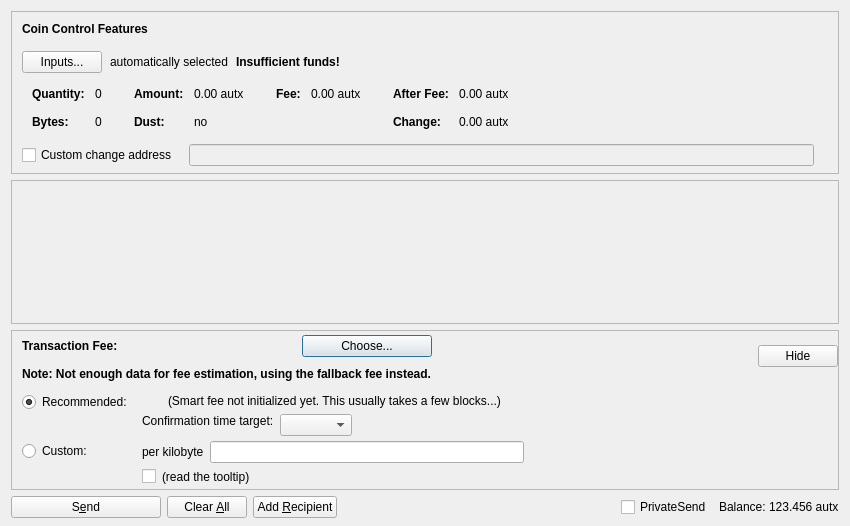
<?xml version="1.0" encoding="UTF-8"?>
<ui version="4.0">
 <class>SendCoinsDialog</class>
 <widget class="QDialog" name="SendCoinsDialog">
  <property name="geometry">
   <rect>
    <x>0</x>
    <y>0</y>
    <width>850</width>
    <height>526</height>
   </rect>
  </property>
  <property name="windowTitle">
   <string>Send Coins</string>
  </property>
  <layout class="QVBoxLayout" name="verticalLayout" stretch="0,1,0,0">
   <property name="bottomMargin">
    <number>8</number>
   </property>
   <item>
    <widget class="QFrame" name="frameCoinControl">
     <property name="sizePolicy">
      <sizepolicy hsizetype="Expanding" vsizetype="Expanding">
       <horstretch>0</horstretch>
       <verstretch>0</verstretch>
      </sizepolicy>
     </property>
     <property name="maximumSize">
      <size>
       <width>16777215</width>
       <height>16777215</height>
      </size>
     </property>
     <property name="frameShape">
      <enum>QFrame::StyledPanel</enum>
     </property>
     <property name="frameShadow">
      <enum>QFrame::Sunken</enum>
     </property>
     <layout class="QVBoxLayout" name="verticalLayoutCoinControl2">
      <property name="spacing">
       <number>0</number>
      </property>
      <property name="leftMargin">
       <number>0</number>
      </property>
      <property name="topMargin">
       <number>0</number>
      </property>
      <property name="rightMargin">
       <number>0</number>
      </property>
      <property name="bottomMargin">
       <number>6</number>
      </property>
      <item>
       <layout class="QVBoxLayout" name="verticalLayoutCoinControl" stretch="0,0,0,0,1">
        <property name="spacing">
         <number>0</number>
        </property>
        <property name="leftMargin">
         <number>10</number>
        </property>
        <property name="topMargin">
         <number>10</number>
        </property>
        <item>
         <layout class="QHBoxLayout" name="horizontalLayoutCoinControl1">
          <property name="bottomMargin">
           <number>15</number>
          </property>
          <item>
           <widget class="QLabel" name="labelCoinControlFeatures">
            <property name="sizePolicy">
             <sizepolicy hsizetype="Preferred" vsizetype="Maximum">
              <horstretch>0</horstretch>
              <verstretch>0</verstretch>
             </sizepolicy>
            </property>
            <property name="font">
             <font>
              <weight>75</weight>
              <bold>true</bold>
             </font>
            </property>
            <property name="styleSheet">
             <string notr="true">font-weight:bold;</string>
            </property>
            <property name="text">
             <string>Coin Control Features</string>
            </property>
           </widget>
          </item>
         </layout>
        </item>
        <item>
         <layout class="QHBoxLayout" name="horizontalLayoutCoinControl2" stretch="0,0,0,0">
          <property name="spacing">
           <number>8</number>
          </property>
          <property name="bottomMargin">
           <number>10</number>
          </property>
          <item>
           <widget class="QPushButton" name="pushButtonCoinControl">
            <property name="styleSheet">
             <string notr="true"/>
            </property>
            <property name="text">
             <string>Inputs...</string>
            </property>
            <property name="autoDefault">
             <bool>false</bool>
            </property>
           </widget>
          </item>
          <item>
           <widget class="QLabel" name="labelCoinControlAutomaticallySelected">
            <property name="text">
             <string>automatically selected</string>
            </property>
            <property name="margin">
             <number>5</number>
            </property>
           </widget>
          </item>
          <item>
           <widget class="QLabel" name="labelCoinControlInsuffFunds">
            <property name="font">
             <font>
              <weight>75</weight>
              <bold>true</bold>
             </font>
            </property>
            <property name="styleSheet">
             <string notr="true">font-weight:bold;</string>
            </property>
            <property name="text">
             <string>Insufficient funds!</string>
            </property>
            <property name="margin">
             <number>5</number>
            </property>
           </widget>
          </item>
          <item>
           <spacer name="horizontalSpacerCoinControl">
            <property name="orientation">
             <enum>Qt::Horizontal</enum>
            </property>
            <property name="sizeHint" stdset="0">
             <size>
              <width>40</width>
              <height>1</height>
             </size>
            </property>
           </spacer>
          </item>
         </layout>
        </item>
        <item>
         <widget class="QWidget" name="widgetCoinControl" native="true">
          <property name="sizePolicy">
           <sizepolicy hsizetype="Preferred" vsizetype="Preferred">
            <horstretch>0</horstretch>
            <verstretch>0</verstretch>
           </sizepolicy>
          </property>
          <property name="minimumSize">
           <size>
            <width>0</width>
            <height>0</height>
           </size>
          </property>
          <property name="styleSheet">
           <string notr="true"/>
          </property>
          <layout class="QHBoxLayout" name="horizontalLayoutCoinControl5">
           <property name="leftMargin">
            <number>0</number>
           </property>
           <property name="topMargin">
            <number>0</number>
           </property>
           <property name="rightMargin">
            <number>0</number>
           </property>
           <property name="bottomMargin">
            <number>0</number>
           </property>
           <item>
            <layout class="QHBoxLayout" name="horizontalLayoutCoinControl3" stretch="0,0,0,1">
             <property name="spacing">
              <number>20</number>
             </property>
             <property name="topMargin">
              <number>0</number>
             </property>
             <property name="bottomMargin">
              <number>10</number>
             </property>
             <item>
              <layout class="QFormLayout" name="formLayoutCoinControl1">
               <property name="horizontalSpacing">
                <number>10</number>
               </property>
               <property name="verticalSpacing">
                <number>14</number>
               </property>
               <property name="leftMargin">
                <number>10</number>
               </property>
               <property name="topMargin">
                <number>4</number>
               </property>
               <property name="rightMargin">
                <number>6</number>
               </property>
               <item row="0" column="0">
                <widget class="QLabel" name="labelCoinControlQuantityText">
                 <property name="font">
                  <font>
                   <weight>75</weight>
                   <bold>true</bold>
                  </font>
                 </property>
                 <property name="text">
                  <string>Quantity:</string>
                 </property>
                 <property name="margin">
                  <number>0</number>
                 </property>
                </widget>
               </item>
               <item row="0" column="1">
                <widget class="QLabel" name="labelCoinControlQuantity">
                 <property name="cursor">
                  <cursorShape>IBeamCursor</cursorShape>
                 </property>
                 <property name="contextMenuPolicy">
                  <enum>Qt::ActionsContextMenu</enum>
                 </property>
                 <property name="text">
                  <string notr="true">0</string>
                 </property>
                 <property name="margin">
                  <number>0</number>
                 </property>
                 <property name="textInteractionFlags">
                  <set>Qt::LinksAccessibleByMouse|Qt::TextSelectableByKeyboard|Qt::TextSelectableByMouse</set>
                 </property>
                </widget>
               </item>
               <item row="1" column="0">
                <widget class="QLabel" name="labelCoinControlBytesText">
                 <property name="font">
                  <font>
                   <weight>75</weight>
                   <bold>true</bold>
                  </font>
                 </property>
                 <property name="text">
                  <string>Bytes:</string>
                 </property>
                </widget>
               </item>
               <item row="1" column="1">
                <widget class="QLabel" name="labelCoinControlBytes">
                 <property name="cursor">
                  <cursorShape>IBeamCursor</cursorShape>
                 </property>
                 <property name="contextMenuPolicy">
                  <enum>Qt::ActionsContextMenu</enum>
                 </property>
                 <property name="text">
                  <string notr="true">0</string>
                 </property>
                 <property name="textInteractionFlags">
                  <set>Qt::LinksAccessibleByMouse|Qt::TextSelectableByKeyboard|Qt::TextSelectableByMouse</set>
                 </property>
                </widget>
               </item>
              </layout>
             </item>
             <item>
              <layout class="QFormLayout" name="formLayoutCoinControl2">
               <property name="horizontalSpacing">
                <number>10</number>
               </property>
               <property name="verticalSpacing">
                <number>14</number>
               </property>
               <property name="leftMargin">
                <number>6</number>
               </property>
               <property name="topMargin">
                <number>4</number>
               </property>
               <property name="rightMargin">
                <number>6</number>
               </property>
               <item row="0" column="0">
                <widget class="QLabel" name="labelCoinControlAmountText">
                 <property name="font">
                  <font>
                   <weight>75</weight>
                   <bold>true</bold>
                  </font>
                 </property>
                 <property name="text">
                  <string>Amount:</string>
                 </property>
                 <property name="margin">
                  <number>0</number>
                 </property>
                </widget>
               </item>
               <item row="0" column="1">
                <widget class="QLabel" name="labelCoinControlAmount">
                 <property name="cursor">
                  <cursorShape>IBeamCursor</cursorShape>
                 </property>
                 <property name="contextMenuPolicy">
                  <enum>Qt::ActionsContextMenu</enum>
                 </property>
                 <property name="text">
                  <string notr="true">0.00 autx</string>
                 </property>
                 <property name="textInteractionFlags">
                  <set>Qt::LinksAccessibleByMouse|Qt::TextSelectableByKeyboard|Qt::TextSelectableByMouse</set>
                 </property>
                </widget>
               </item>
               <item row="1" column="0">
                <widget class="QLabel" name="labelCoinControlLowOutputText">
                 <property name="font">
                  <font>
                   <weight>75</weight>
                   <bold>true</bold>
                  </font>
                 </property>
                 <property name="text">
                  <string>Dust:</string>
                 </property>
                </widget>
               </item>
               <item row="1" column="1">
                <widget class="QLabel" name="labelCoinControlLowOutput">
                 <property name="cursor">
                  <cursorShape>IBeamCursor</cursorShape>
                 </property>
                 <property name="contextMenuPolicy">
                  <enum>Qt::ActionsContextMenu</enum>
                 </property>
                 <property name="text">
                  <string notr="true">no</string>
                 </property>
                 <property name="textInteractionFlags">
                  <set>Qt::LinksAccessibleByMouse|Qt::TextSelectableByKeyboard|Qt::TextSelectableByMouse</set>
                 </property>
                </widget>
               </item>
              </layout>
             </item>
             <item>
              <layout class="QFormLayout" name="formLayoutCoinControl3">
               <property name="horizontalSpacing">
                <number>10</number>
               </property>
               <property name="verticalSpacing">
                <number>14</number>
               </property>
               <property name="leftMargin">
                <number>6</number>
               </property>
               <property name="topMargin">
                <number>4</number>
               </property>
               <property name="rightMargin">
                <number>6</number>
               </property>
               <item row="0" column="0">
                <widget class="QLabel" name="labelCoinControlFeeText">
                 <property name="font">
                  <font>
                   <weight>75</weight>
                   <bold>true</bold>
                  </font>
                 </property>
                 <property name="text">
                  <string>Fee:</string>
                 </property>
                 <property name="margin">
                  <number>0</number>
                 </property>
                </widget>
               </item>
               <item row="0" column="1">
                <widget class="QLabel" name="labelCoinControlFee">
                 <property name="cursor">
                  <cursorShape>IBeamCursor</cursorShape>
                 </property>
                 <property name="contextMenuPolicy">
                  <enum>Qt::ActionsContextMenu</enum>
                 </property>
                 <property name="text">
                  <string notr="true">0.00 autx</string>
                 </property>
                 <property name="textInteractionFlags">
                  <set>Qt::LinksAccessibleByMouse|Qt::TextSelectableByKeyboard|Qt::TextSelectableByMouse</set>
                 </property>
                </widget>
               </item>
              </layout>
             </item>
             <item>
              <layout class="QFormLayout" name="formLayoutCoinControl4">
               <property name="horizontalSpacing">
                <number>10</number>
               </property>
               <property name="verticalSpacing">
                <number>14</number>
               </property>
               <property name="leftMargin">
                <number>6</number>
               </property>
               <property name="topMargin">
                <number>4</number>
               </property>
               <property name="rightMargin">
                <number>6</number>
               </property>
               <item row="0" column="0">
                <widget class="QLabel" name="labelCoinControlAfterFeeText">
                 <property name="font">
                  <font>
                   <weight>75</weight>
                   <bold>true</bold>
                  </font>
                 </property>
                 <property name="text">
                  <string>After Fee:</string>
                 </property>
                 <property name="margin">
                  <number>0</number>
                 </property>
                </widget>
               </item>
               <item row="0" column="1">
                <widget class="QLabel" name="labelCoinControlAfterFee">
                 <property name="cursor">
                  <cursorShape>IBeamCursor</cursorShape>
                 </property>
                 <property name="contextMenuPolicy">
                  <enum>Qt::ActionsContextMenu</enum>
                 </property>
                 <property name="text">
                  <string notr="true">0.00 autx</string>
                 </property>
                 <property name="textInteractionFlags">
                  <set>Qt::LinksAccessibleByMouse|Qt::TextSelectableByKeyboard|Qt::TextSelectableByMouse</set>
                 </property>
                </widget>
               </item>
               <item row="1" column="0">
                <widget class="QLabel" name="labelCoinControlChangeText">
                 <property name="font">
                  <font>
                   <weight>75</weight>
                   <bold>true</bold>
                  </font>
                 </property>
                 <property name="text">
                  <string>Change:</string>
                 </property>
                </widget>
               </item>
               <item row="1" column="1">
                <widget class="QLabel" name="labelCoinControlChange">
                 <property name="cursor">
                  <cursorShape>IBeamCursor</cursorShape>
                 </property>
                 <property name="contextMenuPolicy">
                  <enum>Qt::ActionsContextMenu</enum>
                 </property>
                 <property name="text">
                  <string notr="true">0.00 autx</string>
                 </property>
                 <property name="textInteractionFlags">
                  <set>Qt::LinksAccessibleByMouse|Qt::TextSelectableByKeyboard|Qt::TextSelectableByMouse</set>
                 </property>
                </widget>
               </item>
              </layout>
             </item>
            </layout>
           </item>
          </layout>
         </widget>
        </item>
        <item>
         <layout class="QHBoxLayout" name="horizontalLayoutCoinControl4" stretch="0,0,0">
          <property name="spacing">
           <number>12</number>
          </property>
          <property name="sizeConstraint">
           <enum>QLayout::SetDefaultConstraint</enum>
          </property>
          <property name="topMargin">
           <number>5</number>
          </property>
          <property name="rightMargin">
           <number>5</number>
          </property>
          <item>
           <widget class="QCheckBox" name="checkBoxCoinControlChange">
            <property name="toolTip">
             <string>If this is activated, but the change address is empty or invalid, change will be sent to a newly generated address.</string>
            </property>
            <property name="text">
             <string>Custom change address</string>
            </property>
           </widget>
          </item>
          <item>
           <widget class="QValidatedLineEdit" name="lineEditCoinControlChange">
            <property name="enabled">
             <bool>false</bool>
            </property>
            <property name="sizePolicy">
             <sizepolicy hsizetype="Expanding" vsizetype="Fixed">
              <horstretch>0</horstretch>
              <verstretch>0</verstretch>
             </sizepolicy>
            </property>
           </widget>
          </item>
          <item>
           <widget class="QLabel" name="labelCoinControlChangeLabel">
            <property name="sizePolicy">
             <sizepolicy hsizetype="Preferred" vsizetype="Expanding">
              <horstretch>0</horstretch>
              <verstretch>0</verstretch>
             </sizepolicy>
            </property>
            <property name="minimumSize">
             <size>
              <width>0</width>
              <height>0</height>
             </size>
            </property>
            <property name="text">
             <string/>
            </property>
            <property name="margin">
             <number>3</number>
            </property>
           </widget>
          </item>
         </layout>
        </item>
        <item>
         <spacer name="verticalSpacerCoinControl">
          <property name="orientation">
           <enum>Qt::Vertical</enum>
          </property>
          <property name="sizeHint" stdset="0">
           <size>
            <width>800</width>
            <height>1</height>
           </size>
          </property>
         </spacer>
        </item>
       </layout>
      </item>
     </layout>
    </widget>
   </item>
   <item>
    <widget class="QScrollArea" name="scrollArea">
     <property name="widgetResizable">
      <bool>true</bool>
     </property>
     <widget class="QWidget" name="scrollAreaWidgetContents">
      <property name="geometry">
       <rect>
        <x>0</x>
        <y>0</y>
        <width>830</width>
        <height>104</height>
       </rect>
      </property>
      <layout class="QVBoxLayout" name="verticalLayout_2" stretch="0,1">
       <property name="leftMargin">
        <number>0</number>
       </property>
       <property name="topMargin">
        <number>0</number>
       </property>
       <property name="rightMargin">
        <number>0</number>
       </property>
       <property name="bottomMargin">
        <number>0</number>
       </property>
       <item>
        <layout class="QVBoxLayout" name="entries">
         <property name="spacing">
          <number>6</number>
         </property>
        </layout>
       </item>
       <item>
        <spacer name="verticalSpacer">
         <property name="orientation">
          <enum>Qt::Vertical</enum>
         </property>
         <property name="sizeHint" stdset="0">
          <size>
           <width>20</width>
           <height>40</height>
          </size>
         </property>
        </spacer>
       </item>
      </layout>
     </widget>
    </widget>
   </item>
   <item>
    <widget class="QFrame" name="frameFee">
     <property name="sizePolicy">
      <sizepolicy hsizetype="Expanding" vsizetype="Expanding">
       <horstretch>0</horstretch>
       <verstretch>0</verstretch>
      </sizepolicy>
     </property>
     <property name="maximumSize">
      <size>
       <width>16777215</width>
       <height>16777215</height>
      </size>
     </property>
     <property name="frameShape">
      <enum>QFrame::StyledPanel</enum>
     </property>
     <property name="frameShadow">
      <enum>QFrame::Sunken</enum>
     </property>
     <layout class="QVBoxLayout" name="verticalLayoutFee1">
      <property name="spacing">
       <number>0</number>
      </property>
      <property name="leftMargin">
       <number>0</number>
      </property>
      <property name="topMargin">
       <number>0</number>
      </property>
      <property name="rightMargin">
       <number>0</number>
      </property>
      <property name="bottomMargin">
       <number>0</number>
      </property>
      <item>
       <layout class="QVBoxLayout" name="verticalLayoutFee2" stretch="0,0,0">
        <property name="spacing">
         <number>0</number>
        </property>
        <property name="leftMargin">
         <number>10</number>
        </property>
        <property name="topMargin">
         <number>0</number>
        </property>
        <item>
         <layout class="QHBoxLayout" name="horizontalLayoutFee1">
          <property name="bottomMargin">
           <number>0</number>
          </property>
          <item>
           <layout class="QVBoxLayout" name="verticalLayoutFee7">
            <property name="spacing">
             <number>0</number>
            </property>
            <item>
             <spacer name="verticalSpacerSmartFee">
              <property name="orientation">
               <enum>Qt::Vertical</enum>
              </property>
              <property name="sizeType">
               <enum>QSizePolicy::Fixed</enum>
              </property>
              <property name="sizeHint" stdset="0">
               <size>
                <width>1</width>
                <height>4</height>
               </size>
              </property>
             </spacer>
            </item>
            <item>
             <layout class="QHBoxLayout" name="horizontalLayoutSmartFee">
              <property name="spacing">
               <number>10</number>
              </property>
              <item>
               <widget class="QLabel" name="labelFeeHeadline">
                <property name="sizePolicy">
                 <sizepolicy hsizetype="Preferred" vsizetype="Maximum">
                  <horstretch>0</horstretch>
                  <verstretch>0</verstretch>
                 </sizepolicy>
                </property>
                <property name="font">
                 <font>
                  <weight>75</weight>
                  <bold>true</bold>
                 </font>
                </property>
                <property name="styleSheet">
                 <string notr="true">font-weight:bold;</string>
                </property>
                <property name="text">
                 <string>Transaction Fee:</string>
                </property>
               </widget>
              </item>
              <item>
               <widget class="QLabel" name="labelFeeMinimized">
                <property name="text">
                 <string/>
                </property>
               </widget>
              </item>
              <item>
               <widget class="QPushButton" name="buttonChooseFee">
                <property name="text">
                 <string>Choose...</string>
                </property>
               </widget>
              </item>
             </layout>
            </item>
            <item>
             <spacer name="verticalSpacer_7">
              <property name="orientation">
               <enum>Qt::Vertical</enum>
              </property>
              <property name="sizeHint" stdset="0">
               <size>
                <width>1</width>
                <height>10</height>
               </size>
              </property>
             </spacer>
            </item>
            <item>
             <widget class="QLabel" name="fallbackFeeWarningLabel">
              <property name="toolTip">
               <string>Using the fallbackfee can result in sending a transaction that will take several hours or days (or never) to confirm. Consider choosing your fee manually or wait until you have validated the complete chain.</string>
              </property>
              <property name="font">
              <font>
                  <weight>75</weight>
                  <bold>true</bold>
              </font>
              </property>
              <property name="text">
               <string>Note: Not enough data for fee estimation, using the fallback fee instead.</string>
              </property>
              <property name="wordWrap">
               <bool>false</bool>
              </property>
             </widget>
            </item>
            <item>
             <spacer name="verticalSpacer_5">
              <property name="orientation">
               <enum>Qt::Vertical</enum>
              </property>
              <property name="sizeHint" stdset="0">
               <size>
                <width>1</width>
                <height>1</height>
               </size>
              </property>
             </spacer>
            </item>
           </layout>
          </item>
          <item>
           <spacer name="horizontalSpacer_4">
            <property name="orientation">
             <enum>Qt::Horizontal</enum>
            </property>
            <property name="sizeHint" stdset="0">
             <size>
              <width>1</width>
              <height>1</height>
             </size>
            </property>
           </spacer>
          </item>
          <item>
           <widget class="QPushButton" name="buttonMinimizeFee">
            <property name="toolTip">
             <string>collapse fee-settings</string>
            </property>
            <property name="text">
             <string>Hide</string>
            </property>
           </widget>
          </item>
         </layout>
        </item>
        <item>
         <widget class="QFrame" name="frameFeeSelection">
          <layout class="QVBoxLayout" name="verticalLayoutFee12">
           <property name="spacing">
            <number>0</number>
           </property>
           <property name="leftMargin">
            <number>0</number>
           </property>
           <property name="topMargin">
            <number>0</number>
           </property>
           <property name="rightMargin">
            <number>0</number>
           </property>
           <property name="bottomMargin">
            <number>0</number>
           </property>
           <item>
            <layout class="QGridLayout" name="gridLayoutFee">
             <property name="topMargin">
              <number>10</number>
             </property>
             <property name="bottomMargin">
              <number>4</number>
             </property>
             <property name="horizontalSpacing">
              <number>10</number>
             </property>
             <property name="verticalSpacing">
              <number>4</number>
             </property>
             <item row="1" column="1">
              <layout class="QVBoxLayout" name="verticalLayoutFee8">
               <property name="spacing">
                <number>6</number>
               </property>
               <item>
                <layout class="QHBoxLayout" name="horizontalLayoutFee13">
                 <item>
                  <widget class="QLabel" name="labelCustomPerKilobyte">
                   <property name="toolTip">
                    <string>If the custom fee is set to 1000 twigs and the transaction is only 250 bytes, then &quot;per kilobyte&quot; only pays 250 twigs in fee,&lt;br /&gt;while &quot;at least&quot; pays 1000 twigs. For transactions bigger than a kilobyte both pay by kilobyte.</string>
                   </property>
                   <property name="text">
                    <string>per kilobyte</string>
                   </property>
                  </widget>
                 </item>
                 <item>
                  <widget class="BitcoinAmountField" name="customFee"/>
                 </item>
                 <item>
                  <spacer name="horizontalSpacer_6">
                   <property name="orientation">
                    <enum>Qt::Horizontal</enum>
                   </property>
                   <property name="sizeHint" stdset="0">
                    <size>
                     <width>1</width>
                     <height>1</height>
                    </size>
                   </property>
                  </spacer>
                 </item>
                </layout>
               </item>
               <item>
                <layout class="QHBoxLayout" name="horizontalLayoutFee8">
                 <item>
                  <widget class="QCheckBox" name="checkBoxMinimumFee">
                   <property name="toolTip">
                    <string>Paying only the minimum fee is just fine as long as there is less transaction volume than space in the blocks.&lt;br /&gt;But be aware that this can end up in a never confirming transaction once there is more demand for autx transactions than the network can process.</string>
                   </property>
                   <property name="text">
                    <string/>
                   </property>
                  </widget>
                 </item>
                 <item>
                  <widget class="QLabel" name="labelMinFeeWarning">
                   <property name="enabled">
                    <bool>true</bool>
                   </property>
                   <property name="toolTip">
                    <string>Paying only the minimum fee is just fine as long as there is less transaction volume than space in the blocks.&lt;br /&gt;But be aware that this can end up in a never confirming transaction once there is more demand for autx transactions than the network can process.</string>
                   </property>
                   <property name="text">
                    <string>(read the tooltip)</string>
                   </property>
                   <property name="margin">
                    <number>5</number>
                   </property>
                  </widget>
                 </item>
                 <item>
                  <spacer name="horizontalSpacer_2">
                   <property name="orientation">
                    <enum>Qt::Horizontal</enum>
                   </property>
                   <property name="sizeHint" stdset="0">
                    <size>
                     <width>1</width>
                     <height>1</height>
                    </size>
                   </property>
                  </spacer>
                 </item>
                </layout>
               </item>
              </layout>
             </item>
             <item row="0" column="0">
              <layout class="QVBoxLayout" name="verticalLayoutFee4" stretch="0,1">
               <item>
                <widget class="QRadioButton" name="radioSmartFee">
                 <property name="text">
                  <string>Recommended:</string>
                 </property>
                 <property name="checked">
                  <bool>true</bool>
                 </property>
                 <attribute name="buttonGroup">
                  <string notr="true">groupFee</string>
                 </attribute>
                </widget>
               </item>
               <item>
                <spacer name="verticalSpacer_2">
                 <property name="orientation">
                  <enum>Qt::Vertical</enum>
                 </property>
                 <property name="sizeHint" stdset="0">
                  <size>
                   <width>1</width>
                   <height>1</height>
                  </size>
                 </property>
                </spacer>
               </item>
              </layout>
             </item>
             <item row="1" column="0">
              <layout class="QVBoxLayout" name="verticalLayoutFee9" stretch="0,1">
               <item>
                <widget class="QRadioButton" name="radioCustomFee">
                 <property name="text">
                  <string>Custom:</string>
                 </property>
                 <attribute name="buttonGroup">
                  <string notr="true">groupFee</string>
                 </attribute>
                </widget>
               </item>
               <item>
                <spacer name="verticalSpacer_6">
                 <property name="orientation">
                  <enum>Qt::Vertical</enum>
                 </property>
                 <property name="sizeHint" stdset="0">
                  <size>
                   <width>1</width>
                   <height>1</height>
                  </size>
                 </property>
                </spacer>
               </item>
              </layout>
             </item>
             <item row="0" column="1">
              <layout class="QVBoxLayout" name="verticalLayoutFee3" stretch="0,0,1">
               <property name="spacing">
                <number>6</number>
               </property>
               <property name="topMargin">
                <number>2</number>
               </property>
               <item>
                <layout class="QHBoxLayout" name="horizontalLayoutFee12">
                 <item>
                  <widget class="QLabel" name="labelSmartFee">
                   <property name="text">
                    <string/>
                   </property>
                   <property name="margin">
                    <number>2</number>
                   </property>
                  </widget>
                 </item>
                 <item>
                  <widget class="QLabel" name="labelFeeEstimation">
                   <property name="text">
                    <string/>
                   </property>
                  </widget>
                 </item>
                 <item>
                  <widget class="QLabel" name="labelSmartFee2">
                   <property name="text">
                    <string>(Smart fee not initialized yet. This usually takes a few blocks...)</string>
                   </property>
                   <property name="margin">
                    <number>2</number>
                   </property>
                  </widget>
                 </item>
                 <item>
                  <spacer name="horizontalSpacer_5">
                   <property name="orientation">
                    <enum>Qt::Horizontal</enum>
                   </property>
                   <property name="sizeHint" stdset="0">
                    <size>
                     <width>1</width>
                     <height>1</height>
                    </size>
                   </property>
                  </spacer>
                 </item>
                </layout>
               </item>
               <item>
                <layout class="QHBoxLayout" name="horizontalLayoutFee9">
                 <item>
                  <layout class="QVBoxLayout" name="verticalLayoutFee6">
                   <item>
                    <widget class="QLabel" name="labelSmartFee3">
                     <property name="text">
                      <string>Confirmation time target:</string>
                     </property>
                     <property name="margin">
                      <number>2</number>
                     </property>
                    </widget>
                   </item>
                   <item>
                    <spacer name="verticalSpacer_3">
                     <property name="orientation">
                      <enum>Qt::Vertical</enum>
                     </property>
                     <property name="sizeHint" stdset="0">
                      <size>
                       <width>1</width>
                       <height>1</height>
                      </size>
                     </property>
                    </spacer>
                   </item>
                  </layout>
                 </item>
                 <item>
                  <layout class="QVBoxLayout" name="verticalLayoutFee5">
                   <property name="rightMargin">
                    <number>30</number>
                   </property>
                   <item>
                    <layout class="QHBoxLayout" name="horizontalLayoutConfTarget">
                     <property name="bottomMargin">
                      <number>0</number>
                     </property>
                     <item>
                      <widget class="QComboBox" name="confTargetSelector"/>
                     </item>
                     <item>
                      <spacer name="horizontalSpacerConfTarget">
                       <property name="orientation">
                        <enum>Qt::Horizontal</enum>
                       </property>
                       <property name="sizeHint" stdset="0">
                        <size>
                         <width>40</width>
                         <height>20</height>
                        </size>
                       </property>
                      </spacer>
                     </item>
                    </layout>
                   </item>
                  </layout>
                 </item>
                </layout>
               </item>
               <item>
                <spacer name="verticalSpacer_4">
                 <property name="orientation">
                  <enum>Qt::Vertical</enum>
                 </property>
                 <property name="sizeHint" stdset="0">
                  <size>
                   <width>1</width>
                   <height>1</height>
                  </size>
                 </property>
                </spacer>
               </item>
              </layout>
             </item>
            </layout>
           </item>
          </layout>
         </widget>
        </item>
        <item>
         <spacer name="verticalSpacerFee">
          <property name="orientation">
           <enum>Qt::Vertical</enum>
          </property>
          <property name="sizeHint" stdset="0">
           <size>
            <width>800</width>
            <height>1</height>
           </size>
          </property>
         </spacer>
        </item>
       </layout>
      </item>
     </layout>
    </widget>
   </item>
   <item>
    <layout class="QHBoxLayout" name="horizontalLayout">
     <item>
      <widget class="QPushButton" name="sendButton">
       <property name="minimumSize">
        <size>
         <width>150</width>
         <height>0</height>
        </size>
       </property>
       <property name="toolTip">
        <string>Confirm the send action</string>
       </property>
       <property name="text">
        <string>S&amp;end</string>
       </property>
       <property name="autoDefault">
        <bool>false</bool>
       </property>
       <property name="default">
        <bool>false</bool>
       </property>
      </widget>
     </item>
     <item>
      <widget class="QPushButton" name="clearButton">
       <property name="sizePolicy">
        <sizepolicy hsizetype="Minimum" vsizetype="Fixed">
         <horstretch>0</horstretch>
         <verstretch>0</verstretch>
        </sizepolicy>
       </property>
       <property name="toolTip">
        <string>Clear all fields of the form.</string>
       </property>
       <property name="text">
        <string>Clear &amp;All</string>
       </property>
       <property name="autoDefault">
        <bool>false</bool>
       </property>
      </widget>
     </item>
     <item>
      <widget class="QPushButton" name="addButton">
       <property name="toolTip">
        <string>Send to multiple recipients at once</string>
       </property>
       <property name="text">
        <string>Add &amp;Recipient</string>
       </property>
       <property name="autoDefault">
        <bool>false</bool>
       </property>
      </widget>
     </item>
     <item>
      <spacer name="horizontalSpacer">
       <property name="orientation">
        <enum>Qt::Horizontal</enum>
       </property>
       <property name="sizeHint" stdset="0">
        <size>
         <width>40</width>
         <height>20</height>
        </size>
       </property>
      </spacer>
     </item>
     <item>
      <layout class="QHBoxLayout" name="horizontalLayout_2">
       <property name="spacing">
        <number>3</number>
       </property>
       <item>
        <widget class="QCheckBox" name="checkUsePrivateSend">
         <property name="minimumSize">
          <size>
           <width>95</width>
           <height>0</height>
          </size>
         </property>
         <property name="text">
          <string>PrivateSend</string>
         </property>
         <property name="checked">
          <bool>false</bool>
         </property>
        </widget>
       </item>
       <item>
        <widget class="QLabel" name="label">
         <property name="text">
          <string>Balance:</string>
         </property>
        </widget>
       </item>
       <item>
        <widget class="QLabel" name="labelBalance">
         <property name="sizePolicy">
          <sizepolicy hsizetype="Preferred" vsizetype="Fixed">
           <horstretch>0</horstretch>
           <verstretch>0</verstretch>
          </sizepolicy>
         </property>
         <property name="cursor">
          <cursorShape>IBeamCursor</cursorShape>
         </property>
         <property name="text">
          <string notr="true">123.456 autx</string>
         </property>
         <property name="textInteractionFlags">
          <set>Qt::LinksAccessibleByMouse|Qt::TextSelectableByKeyboard|Qt::TextSelectableByMouse</set>
         </property>
        </widget>
       </item>
      </layout>
     </item>
    </layout>
   </item>
  </layout>
 </widget>
 <customwidgets>
  <customwidget>
   <class>QValidatedLineEdit</class>
   <extends>QLineEdit</extends>
   <header>qvalidatedlineedit.h</header>
  </customwidget>
  <customwidget>
   <class>BitcoinAmountField</class>
   <extends>QLineEdit</extends>
   <header>bitcoinamountfield.h</header>
   <container>1</container>
  </customwidget>
 </customwidgets>
 <resources>
  <include location="../autx.qrc"/>
 </resources>
 <connections/>
 <buttongroups>
  <buttongroup name="groupFee"/>
 </buttongroups>
</ui>
